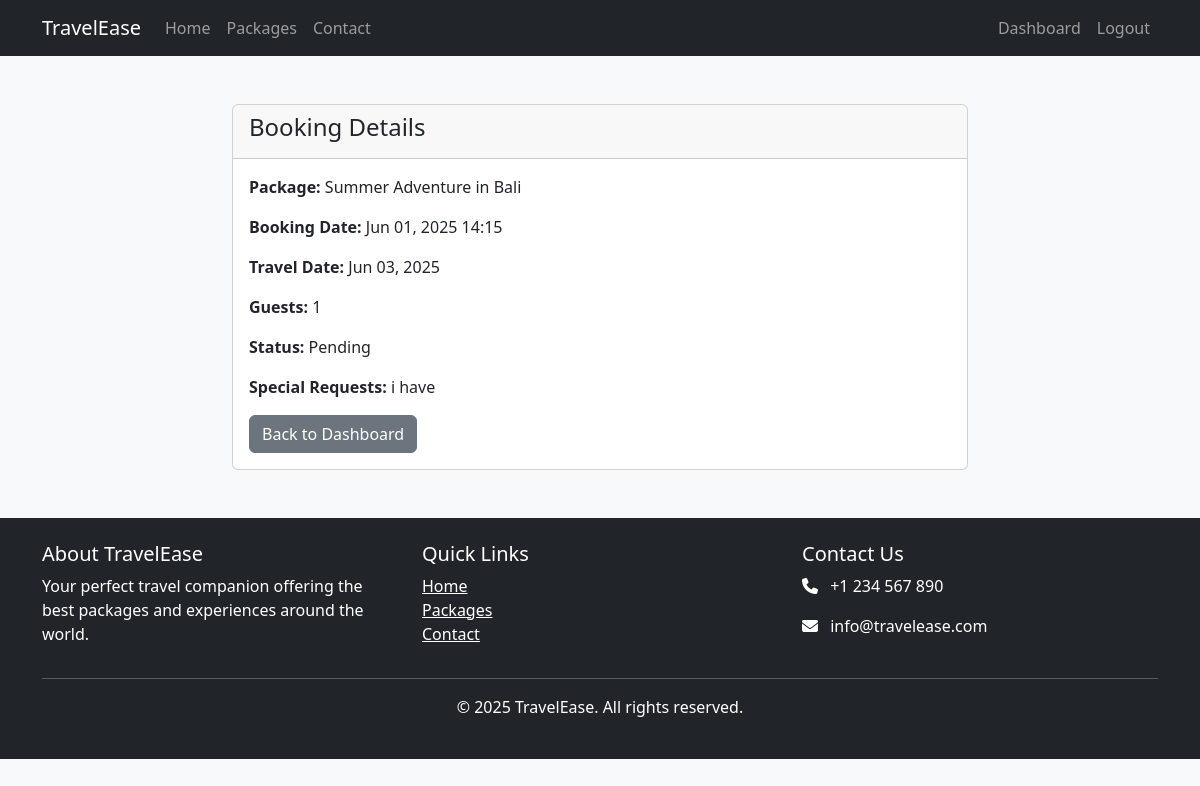
Page /bookings/view/3/ (signed in) on the committed database.
### myapp/models.py (models this page shows, shortened)
class Booking(models.Model):
    STATUS_CHOICES = [
        ('pending', 'Pending'),
        ('confirmed', 'Confirmed'),
        ('cancelled', 'Cancelled'),
        ('completed', 'Completed'),
    ]
    user = models.ForeignKey(User, on_delete=models.CASCADE)
    package = models.ForeignKey(Package, on_delete=models.CASCADE)
    booking_date = models.DateTimeField(default=timezone.now)
    travel_date = models.DateField()
    status = models.CharField(max_length=20, choices=STATUS_CHOICES, default='pending')
    guests = models.PositiveIntegerField(default=1)
    special_requests = models.TextField(blank=True, null=True)

class Package(models.Model):
    name = models.CharField(max_length=100)
    destinations = models.ManyToManyField(Destination)
    description = models.TextField()
    price = models.DecimalField(max_digits=10, decimal_places=2)
    duration = models.CharField(max_length=50)
    image = models.ImageField(upload_to='packages/')
    created_at = models.DateTimeField(default=timezone.now)

### myapp/views.py (the view)
# urls.py: path('bookings/view/<int:pk>/', views.view_booking_view, name='view_booking'),
@login_required
def view_booking_view(request, pk):
    booking = get_object_or_404(Booking, pk=pk, user=request.user)
    return render(request, 'myapp/booking_detail.html', {'booking': booking})

### myapp/templates/myapp/booking_detail.html (shortened to what this page needs)
{% extends 'myapp/base.html' %}
{% block content %}
<div class="container py-5">
    <div class="row justify-content-center">
        <div class="col-md-8">
            <div class="card">
                <div class="card-header">
                    <h4>Booking Details</h4>
                </div>
                <div class="card-body">
                    <p><strong>Package:</strong> {{ booking.package.name }}</p>
                    <p><strong>Booking Date:</strong> {{ booking.booking_date|date:"M d, Y H:i" }}</p>
                    <p><strong>Travel Date:</strong> {{ booking.travel_date|date:"M d, Y" }}</p>
                    <p><strong>Guests:</strong> {{ booking.guests }}</p>
                    <p><strong>Status:</strong> {{ booking.get_status_display }}</p>
                    <p><strong>Special Requests:</strong> {{ booking.special_requests|default:'None' }}</p>
                    <a href="{% url 'dashboard' %}" class="btn btn-secondary">Back to Dashboard</a>
                </div>
            </div>
        </div>
    </div>
</div>
{% endblock %}

### myapp/static/css/style.css (style rules this page uses)
:root { --primary-color: #3498db; --secondary-color: #2ecc71; --dark-color: #2c3e50; --light-color: #ecf0f1; }
body { font-family: 'Segoe UI', Tahoma, Geneva, Verdana, sans-serif; background-color: #f8f9fa; color: #333; }

### rows in the picture
Booking: package.name "Summer Adventure in Bali", booking_date "Jun 01, 2025 14:15", travel_date "Jun 03, 2025", guests "1", status "Pending", special_requests "i have"
